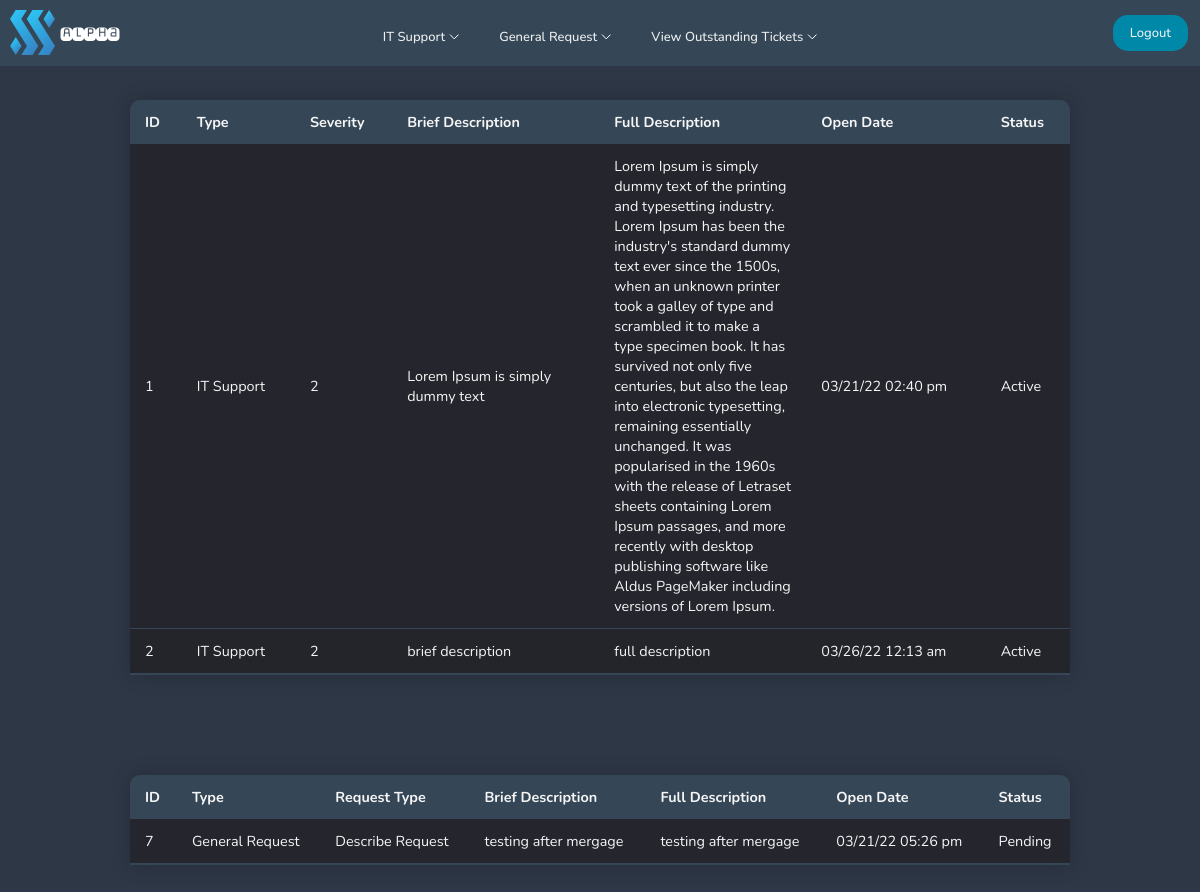
The page /pages/userviewticket.php (signed in) on the database as committed earlier.
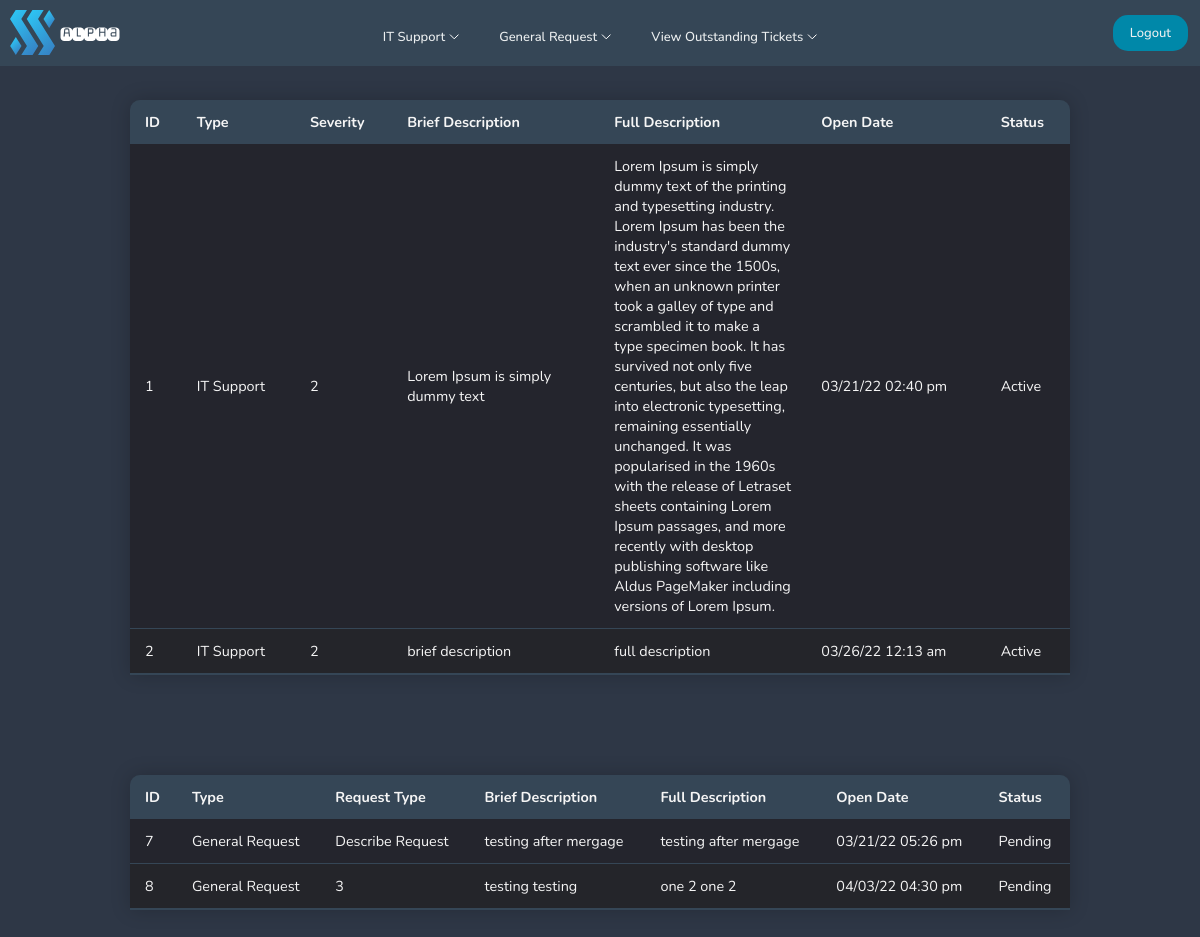
The same page on the database as committed later.
### tables this page shows
CREATE TABLE "itticket" (
	"id"	INTEGER,
	"user"	INTEGER,
	"type"	TEXT,
	"severity"	BLOB,
	"brief"	INTEGER,
	"full"	TEXT,
	"createdon"	TEXT,
	"status"	TEXT,
	"comment"	TEXT,
	"updatedon"	TEXT,
	PRIMARY KEY("id")
);

CREATE TABLE "requestticket" (
	"id"	INTEGER,
	"type"	TEXT,
	"request"	TEXT,
	"brief"	TEXT,
	"full"	TEXT,
	"status"	TEXT,
	"createdon"	TEXT,
	PRIMARY KEY("id" AUTOINCREMENT)
);

### pages/userviewticket.php (the view, shortened to what this page needs)
<!DOCTYPE html>
<html lang="en">
<head>
    <?php include'../navigation/userdashnavbar.php';
    require ('../config/dbcon.php'); ?>
    <link rel="stylesheet" href="../navigation/userdashnavbar.css">
    <link rel="stylesheet" href="../css/usertickettable.css">
</head>
<body bgcolor="#2E3746">
<div class="full-screen-container">
    <?php
    $user = $_SESSION['id'];
    $query = "SELECT * FROM itticket where user = $user";
    $statement = $conn->prepare($query);
    $statement->execute();
    $statement->setFetchMode(PDO::FETCH_OBJ);
    $result = $statement->fetchAll();
    ?>
    <table class="ticket-table">
    <thead>
    <tr>
        <th>ID</th>
        <th>Type</th>
        <th>Severity</th>
        <th>Brief Description</th>
        <th>Full Description</th>
        <th> Open Date</th>
        <th>Status</th>
    </tr>
    </thead>
        <?php foreach($result as $data) { ?>
        <tr>
            <td><?= $data->id; ?> </td>
            <td><?= $data->type; ?> </td>
            <td><?= $data->severity; ?> </td>
            <td><?= $data->brief; ?> </td>
            <td><?= $data->full; ?> </td>
            <td><?= $data->createdon ?> </td>
            <td><?= $data->status; ?> </td>
        </tr>
        <?php
        }
        ?>
    </table>
    <?php
    $query = "SELECT * FROM requestticket";
    $statement = $conn->prepare($query);
    $statement->execute();
    $statement->setFetchMode(PDO::FETCH_OBJ);
    $result = $statement->fetchAll();
    ?>
    <table class="ticket-table" >
        <thead>
        <tr>
            <th>ID</th>
            <th>Type</th>
            <th>Request Type</th>
            <th>Brief Description</th>
            <th>Full Description</th>
            <th>Open Date</th>
            <th>Status</th>
        </tr>
        </thead>
        <?php foreach($result as $data) { ?>
            <tr>
                <td><?= $data->id; ?> </td>
                <td><?= $data->type; ?> </td>
                <td><?= $data->request; ?> </td>
                <td><?= $data->brief; ?> </td>
                <td><?= $data->full; ?> </td>
                <td><?= $data->createdon; ?> </td>
                <td><?= $data->status; ?> </td>
            </tr>
            <?php
        }
        ?>
    </table>
</div>
</body>
</html>

Rows that differ between the two databases and show on the page:
added requestticket: id "8", type "General Request", request "3", brief "testing testing", full "one 2 one 2", createdon "04/03/22 04:30 pm", status "Pending"
